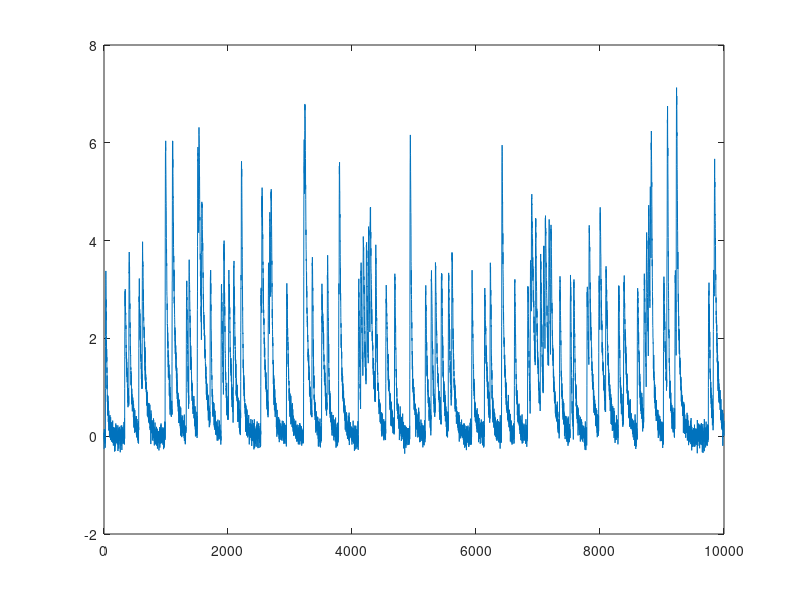

This chart was generated by the following MATLAB code: (Note: this script raises an error after producing the figure.)
clear;
T = 10000;
gr1 = [0.85,0.9];
g1 = poly(gr1);
gr2 = [0.7,0.98];
g2 = poly(gr2);
ps = 0.01;
sps = rand(1,T)<ps;

r = gamrnd(repmat([2,2],T,1),1,T,2);
r = r ./ repmat(sum(r,2),1,2);
ct1 = filter(1,g1,sps.*r(:,1)')';
ct2 = filter(1,g2,sps.*r(:,2)')';
c = ct1 + ct2;
sn = .125;
spt = [sps.*r(:,1)';sps.*r(:,2)']';
y = c + sn*randn(size(c));

figure;plot(1:T,y);

%%

grin1 = [0.3,0.95];
grin2 = [0.5,0.85];
gin1 = poly(grin1);
gin2 = poly(grin2);

gin{1} = -gin1(2:3)';
gin{2} = -gin2(2:3)';

[cm,b,c1,sp] = cvx_mixed_foopsi(y(:),0,[0;0],sn,0,gin,ones(T,1),true(T,1));
%% iterate a few times
ITER = 15;
gr_ = [grin1(:),grin2(:)];
c_ = cm;
for iter = 1:ITER
    rp = randperm(2);
    for i = 1:2
        [tau_new, c_new, accept] = propose_new_time_constant(y(:)-c_(:,[1:rp(i)-1,rp(i)+1:2]),sp(:,i),-1./log(gr_(:,i)),0,200,[0.2,0.5],sn,0);
        c_(:,rp(i)) = c_new;
        gr_(:,rp(i)) = exp(-1./tau_new(:));
        gn{rp(i)} = [sum(gr_(:,rp(i)));-prod(gr_(:,rp(i)))];
        %disp(accept)
    end
    disp(gr_)
    [c_,b,c1,sp] = cvx_mixed_foopsi(y(:),0,[0;0],sn,0,gn,ones(T,1),true(T,1));
    disp(corr(spt,sp))
end